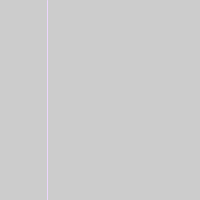
Frame 1 (no input)
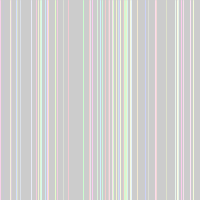
Frame 60 (the mouse pressed at the canvas centre just before this capture)
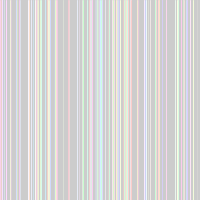
Frame 120 (the mouse held since frame 60 and released just before this capture)

The Processing sketch that drew these frames (run headless with seeded random() and noise(); from frame 60 on, the mouse is pressed at the canvas centre):

// Processing sketch: sketch_8_colorful_lines
// ── sketch_8_colorful_lines.pde
// colored lines on light background
// lines begin on the top border and end on the bottom
// lines must be vertical
float distance_left;

void setup() {
  size(200,200);
}
void draw() {
  stroke(random(200,256), random(200,256), random(200,256));
  
  distance_left = random(width);
  
  line(distance_left, 0, distance_left, height);
}
